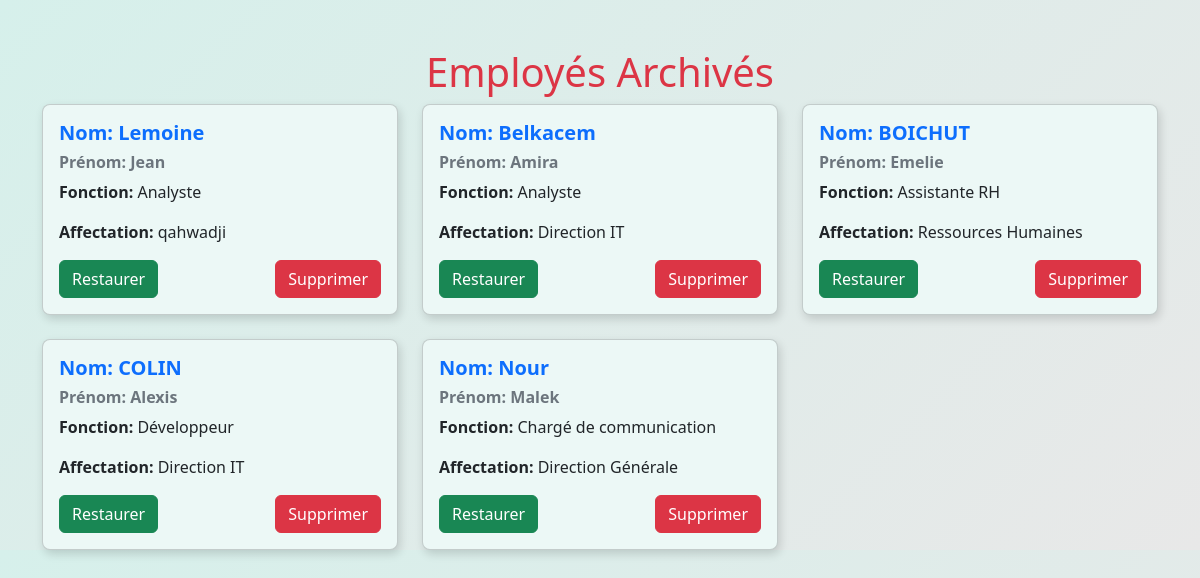
Screenshot of /pages/manage_archives.php (signed in) with the database file from the repository.
### tables this page shows
CREATE TABLE `t_employes_emplys` (
  `id_employe` int(11) NOT NULL,
  `nom` varchar(100) NOT NULL,
  `prenom` varchar(100) NOT NULL,
  `sexe` enum('M','F') NOT NULL,
  `date_naissance` date NOT NULL,
  `date_recrutement` date NOT NULL CHECK (`date_recrutement` > `date_naissance`),
  `diplome` varchar(150) DEFAULT NULL,
  `fonction` varchar(100) DEFAULT NULL,
  `type_contrat` enum('CDD','CDI') NOT NULL,
  `structure_id` int(11) DEFAULT NULL,
  `archivé` tinyint(1) DEFAULT 0,
  `affectation_réelle` varchar(255) DEFAULT NULL,
  `conformite` tinyint(1) DEFAULT 1
);

### pages/manage_archives.php (the view, shortened to what this page needs)
<?php
require '../includes/config.php';
$sql = "SELECT id_employe, nom, prenom, fonction, affectation_réelle FROM t_employes_emplys WHERE archivé = 1";
$result = $conn->query($sql);
$employes_archives = $result->fetch_all(MYSQLI_ASSOC);
?>
<!DOCTYPE html>
<html lang="fr">
<head>
    <link href="https://cdn.jsdelivr.net/npm/bootstrap@5.3.0/dist/css/bootstrap.min.css" rel="stylesheet">
    <link href="https://cdn.jsdelivr.net/npm/bootstrap-icons/font/bootstrap-icons.css" rel="stylesheet">
</head>
<body>
    <div class="container mt-5">
        <h1 class="text-center text-danger">Employés Archivés</h1>
        <div class="row g-4">
            <?php foreach ($employes_archives as $employe): ?>
                <div class="col-md-4">
                    <div class="card p-3">
                        <h5 class="fw-bold text-primary">Nom: <?php echo htmlspecialchars($employe['nom']); ?></h5>
                        <h6 class="fw-bold text-secondary">Prénom: <?php echo htmlspecialchars($employe['prenom']); ?></h6>
                        <p><strong>Fonction:</strong> <?php echo htmlspecialchars($employe['fonction']); ?></p>
                        <p><strong>Affectation:</strong> <?php echo htmlspecialchars($employe['affectation_réelle']); ?></p>
                        <div class="d-flex justify-content-between">
                            <form method="POST">
                                <button type="submit" name="action" value="restaurer" class="btn btn-success">Restaurer</button>
                            </form>
                            <form method="POST" onsubmit="return confirm('Supprimer définitivement cet employé ?');">
                                <button type="submit" name="action" value="supprimer" class="btn btn-danger">Supprimer</button>
                            </form>
                        </div>
                    </div>
                </div>
            <?php endforeach; ?>
        </div>
    </div>
</body>
</html>

### pages/manage_archives.php (style rules this page uses)
body { background: linear-gradient(135deg, #D6F0EB, #E8E8E8); }
.card { background-color: #ECF8F6; border-radius: 8px; box-shadow: 2px 4px 10px rgba(0, 0, 0, 0.15); transition: transform 0.3s ease; }
.btn-danger, .btn-success { transition: all 0.3s ease-in-out; }

### rows the page displays
t_employes_emplys: nom "Lemoine", prenom "Jean", fonction "Analyste", affectation_réelle "qahwadji"
t_employes_emplys: nom "Belkacem", prenom "Amira", fonction "Analyste", affectation_réelle "Direction IT"
t_employes_emplys: nom "BOICHUT", prenom "Emelie", fonction "Assistante RH", affectation_réelle "Ressources Humaines"
t_employes_emplys: nom "COLIN", prenom "Alexis", fonction "Développeur", affectation_réelle "Direction IT"
t_employes_emplys: nom "Nour", prenom "Malek", fonction "Chargé de communication", affectation_réelle "Direction Générale"
